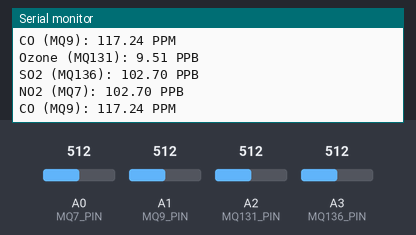
Simulated run of this sketch. Board: Arduino Uno, built with avr-gcc and run on an emulated ATmega328P. Parts: the last lines printed to the serial monitor. Inputs (shaded band) come from the test bench; at power-on: A1 (MQ9_PIN) = 512, A0 (MQ7_PIN) = 512, A2 (MQ131_PIN) = 512, A3 (MQ136_PIN) = 512.

Above: at 16.3 s.
16.4 s: A1 (MQ9_PIN) set to 927
At 16.9 s:
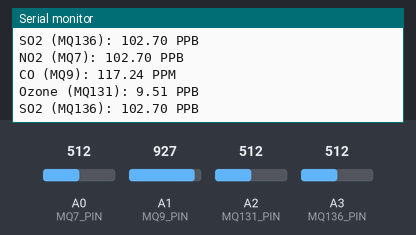
22.4 s: A1 (MQ9_PIN) set to 951
At 23.0 s:
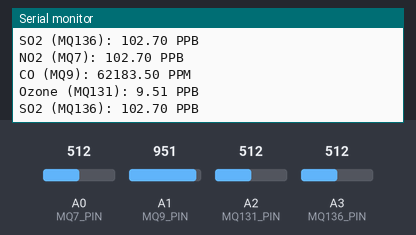
Timing chart, 0 to 25.4 s (numbered marks = the images above; inputs shaded):
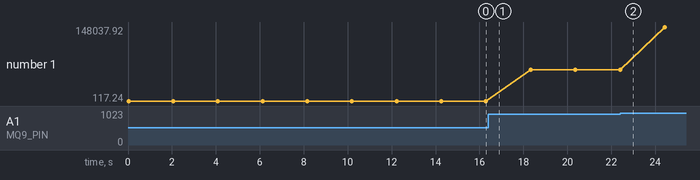

Measured:
- plotted number 1: 117.24 → 62183.5 after the input at 16.4 s, 62183.5 → 148037.92 after the input at 22.4 s

The sketch:

Arduino_sensor_code.ino
```cpp
// Define the analog pins for the sensors
#define MQ7_PIN A0
#define MQ9_PIN A1
#define MQ131_PIN A2
#define MQ136_PIN A3

// Constants for calibration (to be adjusted based on your setup)
float MQ7_RL = 10.0;
float MQ7_RO = 10.0;

float MQ9_RL = 10.0;
float MQ9_RO = 10.0;
float MQ131_RL = 10.0;
float MQ131_RO = 10.0;

float MQ136_RL = 10.0;
float MQ136_RO = 10.0;

void setup() {
  Serial.begin(9600);  // Initialize serial communication for output
}

void loop() {
  // Read analog values from sensors
  int mq7_value = analogRead(MQ7_PIN);
  int mq9_value = analogRead(MQ9_PIN);
  int mq131_value = analogRead(MQ131_PIN);
  int mq136_value = analogRead(MQ136_PIN);


  float mq7_voltage = mq7_value * (5.0 / 1023.0);
  float mq9_voltage = mq9_value * (5.0 / 1023.0);
  float mq131_voltage = mq131_value * (5.0 / 1023.0);
  float mq136_voltage = mq136_value * (5.0 / 1023.0);

  // Convert voltages to resistance values
  float mq7_rs = MQ7_RL * (5.0 - mq7_voltage) / mq7_voltage;
  float mq9_rs = MQ9_RL * (5.0 - mq9_voltage) / mq9_voltage;
  float mq131_rs = MQ131_RL * (5.0 - mq131_voltage) / mq131_voltage;
  float mq136_rs = MQ136_RL * (5.0 - mq136_voltage) / mq136_voltage;

  // Apply calibration formulas for each sensor
  // MQ7 for NO2 in PPB (Nitrogen Dioxide)
  float no2_ppb_mq7 = getGasConcentrationPPB(mq7_rs / MQ7_RO, 102.2, -2.473);  // Example calibration formula for NO2

  // MQ9 for CO in PPM (Carbon Monoxide)
  float co_ppm_mq9 = getGasConcentrationPPM(mq9_rs / MQ9_RO, 116.6020682, -2.769034857);  // Example calibration formula for CO

  // MQ131 for Ozone in PPB (O3)
  float ozone_ppb_mq131 = getGasConcentrationPPB(mq131_rs / MQ131_RO, 9.4783, -1.513);  // Example calibration formula for Ozone

  // MQ136 for SO2 in PPB (Sulfur Dioxide)
  float so2_ppb_mq136 = getGasConcentrationPPB(mq136_rs / MQ136_RO, 102.2, -2.473);  // Example calibration formula for SO2

  // Output the sensor data to the serial monitor
  Serial.print("NO2 (MQ7): ");
  Serial.print(no2_ppb_mq7);
  Serial.println(" PPB");

  Serial.print("CO (MQ9): ");
  Serial.print(co_ppm_mq9);
  Serial.println(" PPM");

  Serial.print("Ozone (MQ131): ");
  Serial.print(ozone_ppb_mq131);
  Serial.println(" PPB");

  Serial.print("SO2 (MQ136): ");
  Serial.print(so2_ppb_mq136);
  Serial.println(" PPB");

  delay(2000);  // Wait for 2 seconds before taking the next reading
}

// Function to calculate gas concentration in PPM (for MQ9 - CO)
float getGasConcentrationPPM(float ratio, float a, float b) {
  return a * pow(ratio, b);  // Using the formula: concentration = a * (Rs/Ro)^b
}

// Function to calculate gas concentration in PPB (for MQ7 - NO2, MQ131 - Ozone, MQ136 - SO2)
float getGasConcentrationPPB(float ratio, float a, float b) {
  return a * pow(ratio, b);  // Using the formula for concentration in PPB
}
```
